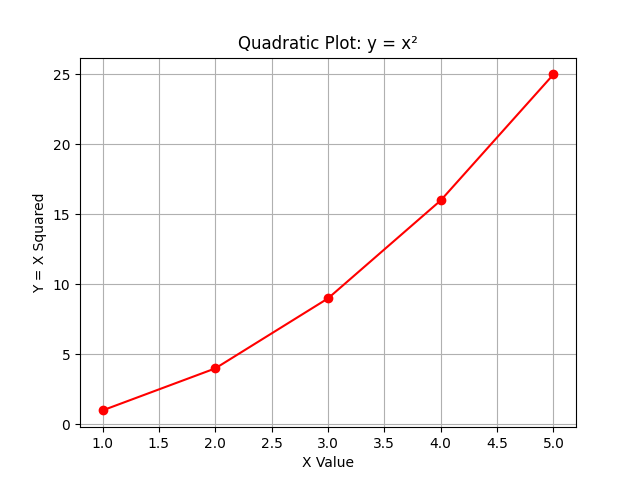

Write the Python code that produced this figure.
import matplotlib.pyplot as plt

x = [1, 2, 3, 4, 5]
y = [1, 4, 9, 16, 25]

plt.plot(x, y, marker='o', linestyle='-', color='red')  # Custom line with markers
plt.xlabel("X Value")
plt.ylabel("Y = X Squared")
plt.title("Quadratic Plot: y = x²")
plt.grid(True)
plt.show()
